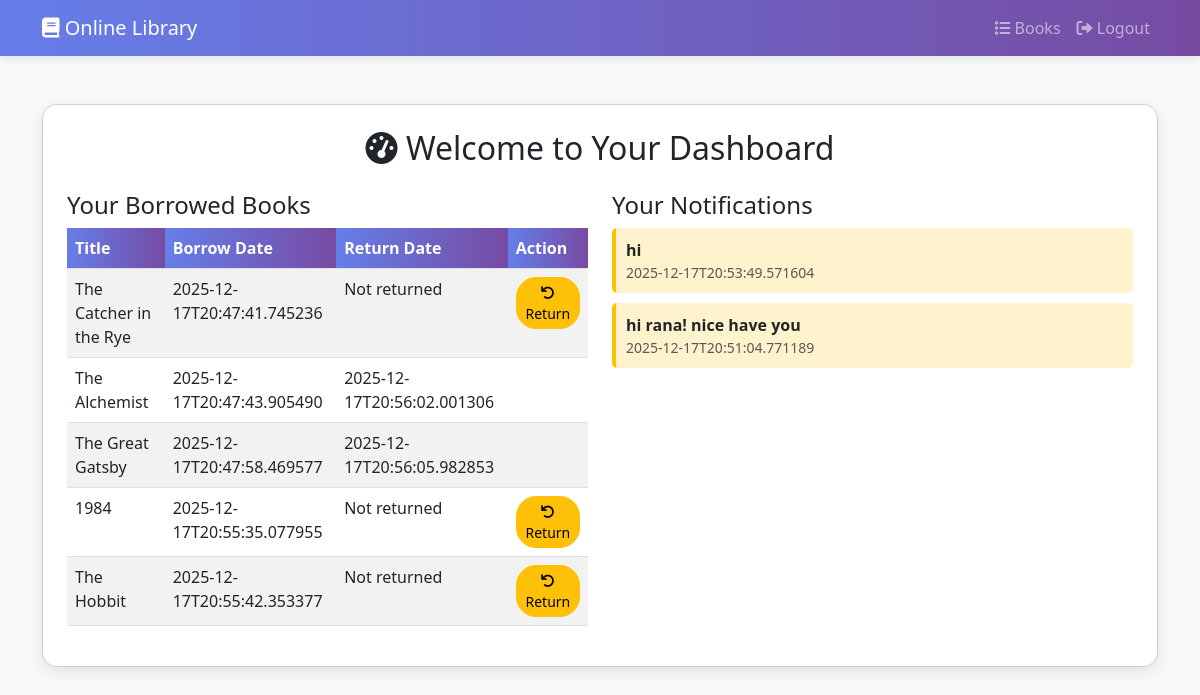
/dashboard (signed in), run on the app's committed database.
### tables this page shows
CREATE TABLE borrows (
    id INTEGER PRIMARY KEY AUTOINCREMENT,
    user_id INTEGER,
    book_id INTEGER,
    borrow_date TEXT,
    return_date TEXT,
    FOREIGN KEY (user_id) REFERENCES users(id),
    FOREIGN KEY (book_id) REFERENCES books(id)
);

CREATE TABLE books (
    id INTEGER PRIMARY KEY AUTOINCREMENT,
    title TEXT NOT NULL,
    author TEXT NOT NULL,
    isbn TEXT UNIQUE NOT NULL,
    available BOOLEAN DEFAULT 1
);

CREATE TABLE notifications (
    id INTEGER PRIMARY KEY AUTOINCREMENT,
    user_id INTEGER,
    message TEXT NOT NULL,
    date TEXT,
    FOREIGN KEY (user_id) REFERENCES users(id)
);

### app.py (the view)
@app.route('/dashboard')
def dashboard():
    if 'user_id' not in session:
        return redirect(url_for('login'))
    conn = get_db()
    borrows = conn.execute('SELECT b.title, br.borrow_date, br.return_date, br.id FROM borrows br JOIN books b ON br.book_id = b.id WHERE br.user_id = ?', (session['user_id'],)).fetchall()
    notifications = conn.execute('SELECT * FROM notifications WHERE user_id = ? ORDER BY date DESC', (session['user_id'],)).fetchall()
    conn.close()
    return render_template('dashboard.html', borrows=borrows, notifications=notifications)

### app.py (called while the page is built)
def get_db():
    conn = sqlite3.connect('online_library.db')
    conn.row_factory = sqlite3.Row
    return conn

### templates/dashboard.html (shortened to what this page needs)
<!DOCTYPE html>
<html lang="en">
<head>
    <link href="https://cdn.jsdelivr.net/npm/bootstrap@5.3.0/dist/css/bootstrap.min.css" rel="stylesheet">
    <link rel="stylesheet" href="https://cdnjs.cloudflare.com/ajax/libs/font-awesome/6.0.0/css/all.min.css">
    <link rel="stylesheet" href="https://cdnjs.cloudflare.com/ajax/libs/animate.css/4.1.1/animate.min.css">
</head>
<body>
    <nav class="navbar navbar-expand-lg navbar-dark">
        <div class="container">
            <a class="navbar-brand animate__animated animate__fadeInLeft" href="#"><i class="fas fa-book"></i> Online Library</a>
            <div class="collapse navbar-collapse" id="navbarNav">
                <div class="navbar-nav ms-auto">
                    <a class="nav-link" href="/books"><i class="fas fa-list"></i> Books</a>
                    <a class="nav-link" href="/logout"><i class="fas fa-sign-out-alt"></i> Logout</a>
                </div>
            </div>
        </div>
    </nav>
    <div class="container mt-5">
        <div class="row">
            <div class="col-12">
                <div class="card p-4 animate__animated animate__fadeInUp">
                    <h2 class="mb-4 text-center"><i class="fas fa-tachometer-alt"></i> Welcome to Your Dashboard</h2>
                    <div class="row">
                        <div class="col-md-6">
                            <h4>Your Borrowed Books</h4>
                            {% if borrows %}
                            <div class="table-responsive">
                                <table class="table table-striped">
                                    <thead>
                                        <tr>
                                            <th>Title</th>
                                            <th>Borrow Date</th>
                                            <th>Return Date</th>
                                            <th>Action</th>
                                        </tr>
                                    </thead>
                                    <tbody>
                                        {% for borrow in borrows %}
                                        <tr>
                                            <td>{{ borrow.title }}</td>
                                            <td>{{ borrow.borrow_date }}</td>
                                            <td>{{ borrow.return_date or 'Not returned' }}</td>
                                            <td>
                                                {% if not borrow.return_date %}
                                                <a href="/return/{{ borrow.id }}" class="btn btn-warning btn-sm"><i class="fas fa-undo"></i> Return</a>
                                                {% endif %}
                                            </td>
                                        </tr>
                                        {% endfor %}
                                    </tbody>
                                </table>
                            </div>
                            {% else %}
                            <p class="text-muted">You haven't borrowed any books yet. <a href="/books">Browse books</a></p>
                            {% endif %}
                        </div>
                        <div class="col-md-6">
                            <h4>Your Notifications</h4>
                            {% if notifications %}
                            <div class="list-group">
                                {% for notif in notifications %}
                                <div class="notification-item">
                                    <strong>{{ notif.message }}</strong>
                                    <small class="text-muted d-block">{{ notif.date }}</small>
                                </div>
                                {% endfor %}
                            </div>
                            {% else %}
                            <p class="text-muted">No notifications.</p>
                            {% endif %}
                        </div>
                    </div>
                </div>
            </div>
        </div>
    </div>
</body>
</html>

### templates/dashboard.html (style rules this page uses)
body { background-color: #f8f9fa; font-family: 'Segoe UI', sans-serif; }
.navbar { background: linear-gradient(90deg, #667eea, #764ba2); box-shadow: 0 2px 10px rgba(0,0,0,0.1); }
.card { border-radius: 15px; box-shadow: 0 5px 15px rgba(0,0,0,0.1); transition: transform 0.3s ease; }
.table th { background: linear-gradient(90deg, #667eea, #764ba2); color: white; }
.btn { border-radius: 20px; transition: all 0.3s ease; }
.notification-item { background: #fff3cd; border-left: 4px solid #ffc107; padding: 10px; margin-bottom: 10px; border-radius: 5px; }
.animate__fadeInUp { animation: fadeInUp 0.6s ease-out; }

### data on the page
borrows: title "The Catcher in the Rye", borrow_date "2025-12-17T20:47:41.745236", return_date "Not returned"
borrows: title "The Alchemist", borrow_date "2025-12-17T20:47:43.905490", return_date "2025-12-17T20:56:02.001306"
borrows: title "The Great Gatsby", borrow_date "2025-12-17T20:47:58.469577", return_date "2025-12-17T20:56:05.982853"
borrows: title "1984", borrow_date "2025-12-17T20:55:35.077955", return_date "Not returned"
borrows: title "The Hobbit", borrow_date "2025-12-17T20:55:42.353377", return_date "Not returned"
notifications: message "hi", date "2025-12-17T20:53:49.571604"
notifications: message "hi rana! nice have you", date "2025-12-17T20:51:04.771189"
